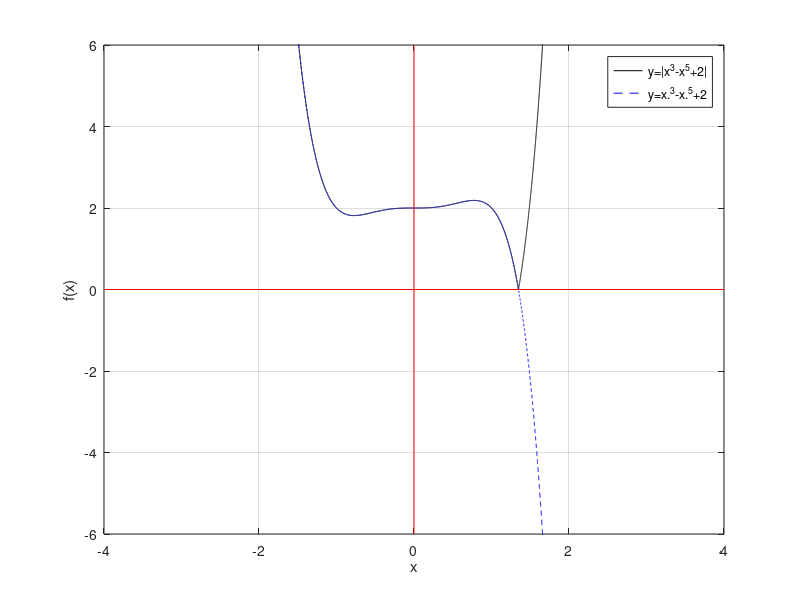

Reproduce this figure in MATLAB.
x=-4:0.0005:4;
y1=x.^3-x.^5+2;
y2=abs(x.^3-x.^5+2);
X=[-4 4]
Y=[-6 6]
Z=[0 0]
plot(x, y2, 'k-', x, y1, '--b', X, Z, 'r', Z, Y, 'r'), grid
xlim([-4; 4]);
ylim([-6; 6]);
xlabel('x')
ylabel('f(x)')
hl=legend('y=|x^3-x^5+2|', 'y=x.^3-x.^5+2')
axes(hl)